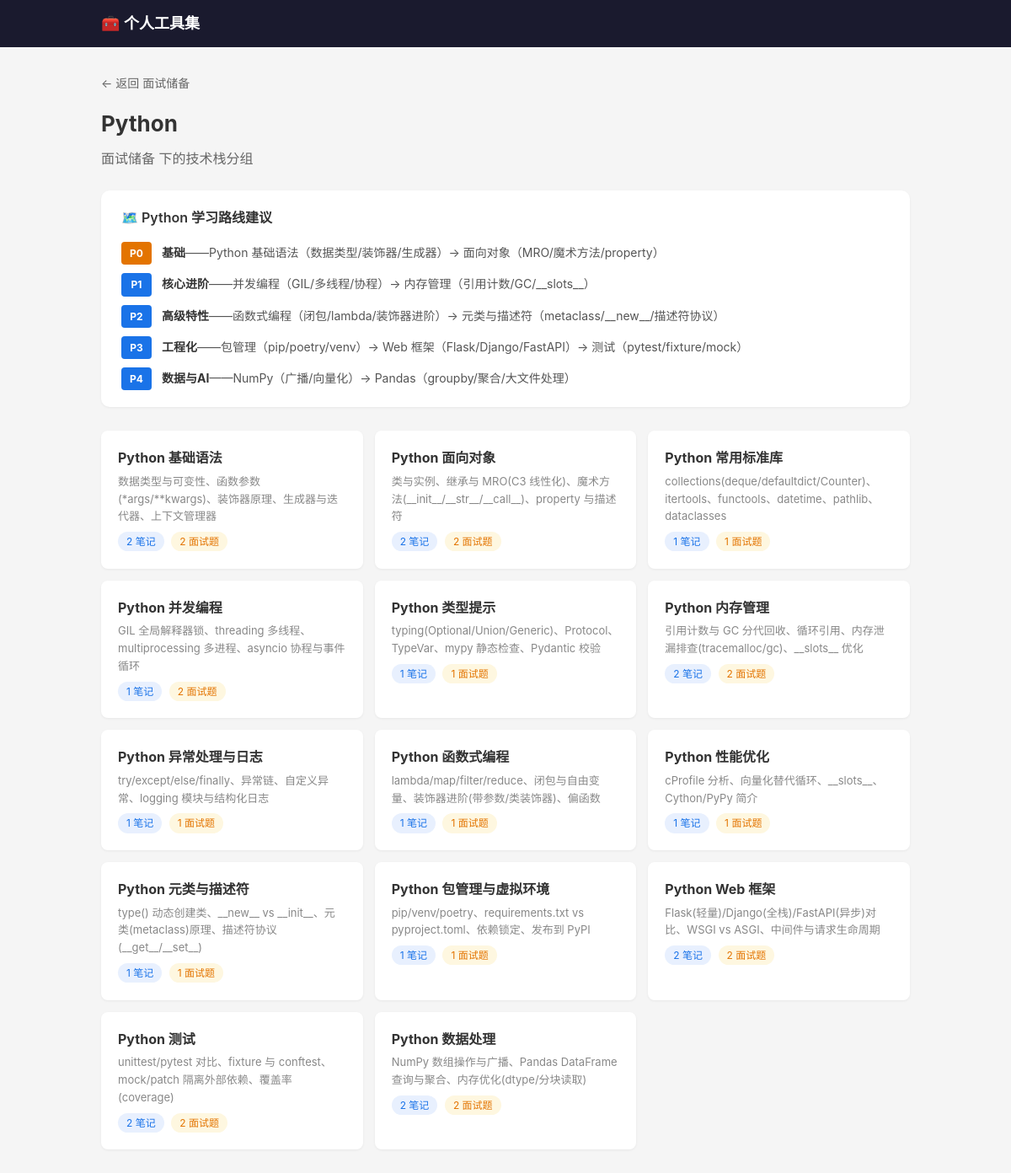
Screenshot of /skillset/tool/1/group/Python with the database file from the repository.
### tables this page shows
CREATE TABLE tool (
            id INTEGER PRIMARY KEY AUTOINCREMENT,
            name TEXT NOT NULL UNIQUE,
            description TEXT DEFAULT '',
            created_at TIMESTAMP DEFAULT CURRENT_TIMESTAMP
        );

CREATE TABLE stack (
            id INTEGER PRIMARY KEY AUTOINCREMENT,
            tool_id INTEGER NOT NULL,
            name TEXT NOT NULL,
            description TEXT DEFAULT '',
            sort_order INTEGER DEFAULT 0,
            is_deprecated INTEGER DEFAULT 0,
            created_at TIMESTAMP DEFAULT CURRENT_TIMESTAMP, group_name TEXT DEFAULT '',
            FOREIGN KEY (tool_id) REFERENCES tool(id) ON DELETE CASCADE,
            UNIQUE(tool_id, name)
        );

### tools/skillset/routes.py (the view)
@bp.route("/tool/<int:tool_id>/group/<group_name>")
def group_detail(tool_id, group_name):
    tool = Tool.get_by_id(tool_id)
    if not tool:
        return "工具不存在", 404
    stacks = Stack.get_by_tool(tool_id, group_name)
    if not stacks:
        return "分组不存在", 404
    stack_list = []
    for s in stacks:
        sd = dict(s)
        sd["entry_count"] = Stack.entry_count(s["id"], "note")
        sd["interview_count"] = Stack.entry_count(s["id"], "interview")
        stack_list.append(sd)
    return render_template("group_detail.html", tool=tool, group_name=group_name, stacks=stack_list)

### db.py (called while the page is built)
def get_db():
    conn = sqlite3.connect(str(DB_PATH))
    conn.row_factory = sqlite3.Row
    conn.execute("PRAGMA foreign_keys = ON")
    return conn

### tools/skillset/models.py (called while the page is built)
    @staticmethod
    def get_by_id(tool_id):
        db = get_db()
        return db.execute("SELECT * FROM tool WHERE id = ?", (tool_id,)).fetchone()

    @staticmethod
    def get_by_tool(tool_id, group_name=None):
        db = get_db()
        if group_name:
            return db.execute(
                "SELECT * FROM stack WHERE tool_id = ? AND group_name = ? ORDER BY sort_order, id",
                (tool_id, group_name),
            ).fetchall()
        return db.execute(
            "SELECT * FROM stack WHERE tool_id = ? ORDER BY sort_order, id",
            (tool_id,),
        ).fetchall()

    @staticmethod
    def entry_count(stack_id, entry_type=None):
        db = get_db()
        if entry_type:
            row = db.execute(
                "SELECT COUNT(*) as cnt FROM entry WHERE stack_id = ? AND entry_type = ?",
                (stack_id, entry_type),
            ).fetchone()
        else:
            row = db.execute(
                "SELECT COUNT(*) as cnt FROM entry WHERE stack_id = ?", (stack_id,)
            ).fetchone()
        return row["cnt"]

### templates/skillset/group_detail.html (shortened to what this page needs)
{% extends "base.html" %}
{% block content %}
<div class="container">
    <a href="{{ url_for('.tool_detail', tool_id=tool.id) }}" class="back-link">← 返回 {{ tool.name }}</a>
    <h1>{{ group_name }}</h1>
    <p class="desc">{{ tool.name }} 下的技术栈分组</p>
    {% if group_name == 'Spring Cloud' %}
    <details class="roadmap" open>
        <summary class="roadmap-title">🗺️ Spring Cloud 学习路线建议</summary>
        <div class="roadmap-phases">
            <div class="phase"><div class="phase-num phase-num-p0">P0</div><div class="phase-body"><strong>前置基础</strong>——Spring Boot（自动配置、起步依赖、Actuator），不先掌握无法理解 Spring Cloud</div></div>
            <div class="phase"><div class="phase-num">P1</div><div class="phase-body"><strong>基础入门</strong>——Nacos 服务发现 → OpenFeign 远程调用 → LoadBalancer 负载均衡</div></div>
            <div class="phase"><div class="phase-num">P2</div><div class="phase-body"><strong>高可用与容错</strong>——Sentinel 流量控制 → Resilience4j 熔断 → Circuit Breaker 抽象</div></div>
            <div class="phase"><div class="phase-num">P3</div><div class="phase-body"><strong>网关与配置</strong>——Gateway 网关 → Config 配置中心 → Bus 动态刷新</div></div>
            <div class="phase"><div class="phase-num">P4</div><div class="phase-body"><strong>消息与可观测性</strong>——Stream 消息驱动 → SkyWalking APM → Micrometer Tracing</div></div>
            <div class="phase"><div class="phase-num">P5</div><div class="phase-body"><strong>高级主题</strong>——Seata 分布式事务 → MyBatis-Plus → K8s → Admin → Contract</div></div>
        </div>
    </details>
    {% elif group_name == 'Python' %}
    <details class="roadmap" open>
        <summary class="roadmap-title">🗺️ Python 学习路线建议</summary>
        <div class="roadmap-phases">
            <div class="phase"><div class="phase-num phase-num-p0">P0</div><div class="phase-body"><strong>基础</strong>——Python 基础语法（数据类型/装饰器/生成器）→ 面向对象（MRO/魔术方法/property）</div></div>
            <div class="phase"><div class="phase-num">P1</div><div class="phase-body"><strong>核心进阶</strong>——并发编程（GIL/多线程/协程）→ 内存管理（引用计数/GC/__slots__）</div></div>
            <div class="phase"><div class="phase-num">P2</div><div class="phase-body"><strong>高级特性</strong>——函数式编程（闭包/lambda/装饰器进阶）→ 元类与描述符（metaclass/__new__/描述符协议）</div></div>
            <div class="phase"><div class="phase-num">P3</div><div class="phase-body"><strong>工程化</strong>——包管理（pip/poetry/venv）→ Web 框架（Flask/Django/FastAPI）→ 测试（pytest/fixture/mock）</div></div>
            <div class="phase"><div class="phase-num">P4</div><div class="phase-body"><strong>数据与AI</strong>——NumPy（广播/向量化）→ Pandas（groupby/聚合/大文件处理）</div></div>
        </div>
    </details>
    {% endif %}
    {% if stacks %}
    <div class="stack-grid">
        {% for s in stacks %}
        <a href="{{ url_for('.stack_detail', stack_id=s.id) }}" class="stack-card {% if s.is_deprecated %}deprecated{% endif %}">
            <h3>
                {{ s.name }}
            </h3>
            {% if s.description %}<p>{{ s.description }}</p>{% endif %}
            <span class="badge">{{ s.entry_count }} 笔记</span>
            {% if s.interview_count %}<span class="badge badge-interview">{{ s.interview_count }} 面试题</span>{% endif %}
        </a>
        {% endfor %}
    </div>
    {% else %}
    <p class="empty">暂无技术栈</p>
    {% endif %}
</div>
{% endblock %}

### templates/base.html (shortened to what this page needs)
<!DOCTYPE html>
<html lang="zh-CN">
<head>
    <link rel="stylesheet" href="{{ url_for('static', filename='style.css') }}">
</head>
<body>
    <nav class="nav">
        <div class="nav-inner">
            <a href="/" class="nav-brand">🧰 个人工具集</a>
        </div>
    </nav>
    <main class="main">
        {% block content %}{% endblock %}
    </main>
</body>
</html>

### static/style.css (style rules this page uses)
* { margin: 0; padding: 0; box-sizing: border-box; }
body { font-family: -apple-system, BlinkMacSystemFont, "Segoe UI", Roboto, sans-serif; background: #f5f5f5; color: #333; line-height: 1.6; }
.nav { background: #1a1a2e; color: #fff; padding: 0 20px; }
.nav-inner { max-width: 960px; margin: 0 auto; display: flex; align-items: center; height: 56px; }
.nav-brand { font-size: 18px; font-weight: 600; color: #fff; text-decoration: none; }
.main { min-height: calc(100vh - 56px); padding: 30px 20px; }
.container { max-width: 960px; margin: 0 auto; }
h1 { font-size: 26px; margin-bottom: 8px; }
.desc { color: #666; margin-bottom: 24px; }
.back-link { display: inline-block; color: #666; text-decoration: none; margin-bottom: 16px; font-size: 14px; }
.stack-grid { display: grid; grid-template-columns: repeat(auto-fill, minmax(260px, 1fr)); gap: 14px; }
.stack-card { display: block; padding: 20px; background: #fff; border-radius: 8px; text-decoration: none; color: #333; box-shadow: 0 1px 3px rgba(0,0,0,.06); transition: box-shadow .2s; }
.stack-card h3 { font-size: 16px; }
.stack-card p { color: #888; font-size: 13px; margin-top: 4px; }
.badge { display: inline-block; background: #e8f0fe; color: #1a73e8; padding: 2px 10px; border-radius: 12px; font-size: 12px; margin-top: 8px; }
.roadmap { background: #fff; border-radius: 10px; padding: 20px 24px; margin-bottom: 28px; box-shadow: 0 1px 3px rgba(0,0,0,.06); cursor: default; }
.roadmap-title { font-size: 16px; font-weight: 600; cursor: pointer; list-style: none; }
.roadmap-phases { display: flex; flex-direction: column; gap: 10px; margin-top: 16px; }
.phase { display: flex; gap: 12px; align-items: flex-start; }
.phase-num { background: #1a73e8; color: #fff; padding: 4px 10px; border-radius: 4px; font-size: 12px; font-weight: 700; flex-shrink: 0; min-width: 36px; text-align: center; }
.phase-num-p0 { background: #e37400; }
.phase-body { font-size: 14px; color: #555; padding-top: 2px; }
.phase-body strong { color: #333; }
.badge-interview { display: inline-block; background: #fef7e0; color: #e37400; padding: 2px 10px; border-radius: 12px; font-size: 12px; margin-top: 8px; margin-left: 4px; }

### rows the page displays
tool: name "面试储备"
stack: name "Python 基础语法", description "数据类型与可变性、函数参数(*args/**kwargs)、装饰器原理、生成器与迭代器、上下文管理器", entry_count "2", interview_count "2"
stack: name "Python 面向对象", description "类与实例、继承与 MRO(C3 线性化)、魔术方法(__init__/__str__/__call__)、property 与描述符", entry_count "2", interview_count "2"
stack: name "Python 常用标准库", description "collections(deque/defaultdict/Counter)、itertools、functools、datetime、pathlib、dataclasses", entry_count "1", interview_count "1"
stack: name "Python 并发编程", description "GIL 全局解释器锁、threading 多线程、multiprocessing 多进程、asyncio 协程与事件循环", entry_count "1", interview_count "2"
stack: name "Python 类型提示", description "typing(Optional/Union/Generic)、Protocol、TypeVar、mypy 静态检查、Pydantic 校验", entry_count "1", interview_count "1"
stack: name "Python 内存管理", description "引用计数与 GC 分代回收、循环引用、内存泄漏排查(tracemalloc/gc)、__slots__ 优化", entry_count "2", interview_count "2"
stack: name "Python 异常处理与日志", description "try/except/else/finally、异常链、自定义异常、logging 模块与结构化日志", entry_count "1", interview_count "1"
stack: name "Python 函数式编程", description "lambda/map/filter/reduce、闭包与自由变量、装饰器进阶(带参数/类装饰器)、偏函数", entry_count "1", interview_count "1"
stack: name "Python 性能优化", description "cProfile 分析、向量化替代循环、__slots__、Cython/PyPy 简介", entry_count "1", interview_count "1"
stack: name "Python 元类与描述符", description "type() 动态创建类、__new__ vs __init__、元类(metaclass)原理、描述符协议(__get__/__set__)", entry_count "1", interview_count "1"
stack: name "Python 包管理与虚拟环境", description "pip/venv/poetry、requirements.txt vs pyproject.toml、依赖锁定、发布到 PyPI", entry_count "1", interview_count "1"
stack: name "Python Web 框架", description "Flask(轻量)/Django(全栈)/FastAPI(异步)对比、WSGI vs ASGI、中间件与请求生命周期", entry_count "2", interview_count "2"
stack: name "Python 测试", description "unittest/pytest 对比、fixture 与 conftest、mock/patch 隔离外部依赖、覆盖率(coverage)", entry_count "2", interview_count "2"
stack: name "Python 数据处理", description "NumPy 数组操作与广播、Pandas DataFrame 查询与聚合、内存优化(dtype/分块读取)", entry_count "2", interview_count "2"

### other values shown
{{ group_name }} "Python"
